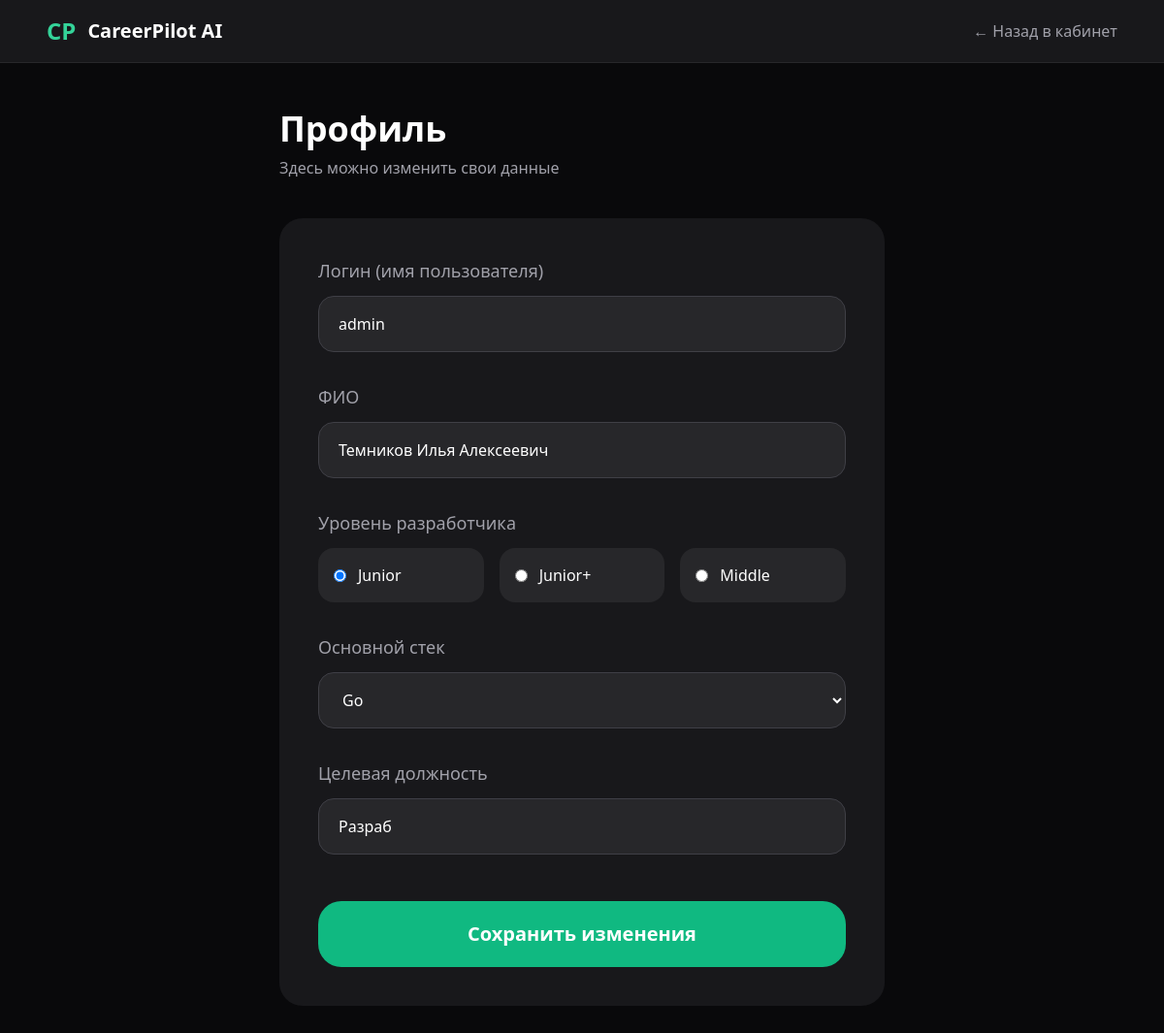
The app's page /profile/ (signed in) with its own data.
### core/models.py (models this page shows, shortened)
class User(AbstractUser):
    user_id = models.UUIDField(primary_key=True, default=uuid.uuid4, editable=False)
    email = models.EmailField(unique=True, verbose_name="Email")
    full_name = models.CharField(max_length=150, blank=True, null=True, verbose_name="ФИО")
    EXPERIENCE_CHOICES = [
        ('junior', 'Junior'),
        ('junior_plus', 'Junior+'),
        ('middle', 'Middle'),
    ]
    experience_level = models.CharField(max_length=20, choices=EXPERIENCE_CHOICES, verbose_name="Уровень разработчика")
    STACK_CHOICES = [
        ('python', 'Python'),
        ('java', 'Java'),
        ('javascript', 'JavaScript / TypeScript'),
        ('go', 'Go'),
        ('csharp', 'C#'),
        ('other', 'Другой'),
    ]
    main_stack = models.CharField(max_length=50, choices=STACK_CHOICES, verbose_name="Основной стек")
    target_position = models.CharField(max_length=150, blank=True, null=True, verbose_name="Целевая должность")
    created_at = models.DateTimeField(auto_now_add=True, verbose_name="Дата регистрации")
    updated_at = models.DateTimeField(auto_now=True, verbose_name="Дата обновления")
    USERNAME_FIELD = 'email'
    REQUIRED_FIELDS = ['username', 'full_name']
    class Meta:
        verbose_name = "Пользователь"
        verbose_name_plural = "Пользователи"

### core/views.py (the view)
# urls.py: path('profile/', profile_view, name='profile'),
@login_required
def profile_view(request):
    if request.method == 'POST':
        form = ProfileForm(request.POST, instance=request.user)
        if form.is_valid():
            form.save()
            return redirect('dashboard')
    else:
        form = ProfileForm(instance=request.user)
    return render(request, 'profile.html', {'form': form})

### core/forms.py
class ProfileForm(forms.ModelForm):
    class Meta:
        model = User
        fields = ['username', 'full_name', 'experience_level', 'main_stack', 'target_position']
        widgets = {
            'experience_level': forms.RadioSelect(),
            'main_stack': forms.Select(),
        }

### templates/profile.html (shortened to what this page needs)
<!DOCTYPE html>
<html lang="ru">
<head>
    <script src="https://cdn.tailwindcss.com"></script>
</head>
<body class="bg-zinc-950 text-white min-h-screen">
    <header class="border-b border-zinc-800 bg-zinc-900">
        <div class="max-w-6xl mx-auto px-4 md:px-6 py-4 flex justify-between items-center">
            <div class="flex items-center gap-3">
                <span class="text-2xl font-bold text-emerald-400">CP</span>
                <span class="font-semibold text-xl">CareerPilot AI</span>
            </div>
            <a href="/dashboard/" class="text-zinc-400 hover:text-white">← Назад в кабинет</a>
        </div>
    </header>
    <div class="max-w-2xl mx-auto px-4 md:px-6 py-8 md:py-12">
        <h1 class="text-3xl md:text-4xl font-bold mb-2">Профиль</h1>
        <p class="text-zinc-400 mb-10">Здесь можно изменить свои данные</p>
        <form method="post" class="bg-zinc-900 rounded-3xl p-8 md:p-10">
            <div class="space-y-8">
                <div>
                    <label class="block text-zinc-400 text-lg mb-3">Логин (имя пользователя)</label>
                    <input type="text" name="username" value="{{ form.username.value|default:'' }}"
                           class="w-full bg-zinc-800 border border-zinc-700 rounded-2xl px-5 py-4 focus:outline-none focus:border-emerald-500 text-white" required>
                </div>
                <div>
                    <label class="block text-zinc-400 text-lg mb-3">ФИО</label>
                    <input type="text" name="full_name" value="{{ form.full_name.value|default:'' }}"
                           class="w-full bg-zinc-800 border border-zinc-700 rounded-2xl px-5 py-4 focus:outline-none focus:border-emerald-500 text-white">
                </div>
                <div>
                    <label class="block text-zinc-400 text-lg mb-3">Уровень разработчика</label>
                    <div class="grid grid-cols-3 gap-4">
                        <label class="flex items-center gap-3 p-4 bg-zinc-800 rounded-2xl cursor-pointer hover:bg-zinc-700">
                            <input type="radio" name="experience_level" value="junior"
                                   {% if form.experience_level.value == 'junior' %}checked{% endif %}>
                            <span class="text-sm md:text-base">Junior</span>
                        </label>
                        <label class="flex items-center gap-3 p-4 bg-zinc-800 rounded-2xl cursor-pointer hover:bg-zinc-700">
                            <input type="radio" name="experience_level" value="junior_plus"
                                   {% if form.experience_level.value == 'junior_plus' %}checked{% endif %}>
                            <span class="text-sm md:text-base">Junior+</span>
                        </label>
                        <label class="flex items-center gap-3 p-4 bg-zinc-800 rounded-2xl cursor-pointer hover:bg-zinc-700">
                            <input type="radio" name="experience_level" value="middle"
                                   {% if form.experience_level.value == 'middle' %}checked{% endif %}>
                            <span class="text-sm md:text-base">Middle</span>
                        </label>
                    </div>
                </div>
                <div>
                    <label class="block text-zinc-400 text-lg mb-3">Основной стек</label>
                    <select name="main_stack" class="w-full bg-zinc-800 border border-zinc-700 rounded-2xl px-5 py-4 focus:outline-none focus:border-emerald-500 text-white">
                        <option value="go" {% if form.main_stack.value == 'go' %}selected{% endif %}>Go</option>
                    </select>
                </div>
                <div>
                    <label class="block text-zinc-400 text-lg mb-3">Целевая должность</label>
                    <input type="text" name="target_position" value="{{ form.target_position.value|default:'' }}"
                           class="w-full bg-zinc-800 border border-zinc-700 rounded-2xl px-5 py-4 focus:outline-none focus:border-emerald-500 text-white">
                </div>
            </div>
            <button type="submit"
                    class="w-full mt-12 bg-emerald-500 hover:bg-emerald-600 py-5 rounded-3xl font-semibold text-xl transition-all">
                Сохранить изменения
            </button>
        </form>
    </div>
</body>
</html>

### records on screen
User: username "admin", full_name "Темников Илья Алексеевич", experience_level "☑ Junior", experience_level "☐ Junior+", experience_level "☐ Middle", main_stack "Go", target_position "Разраб"
